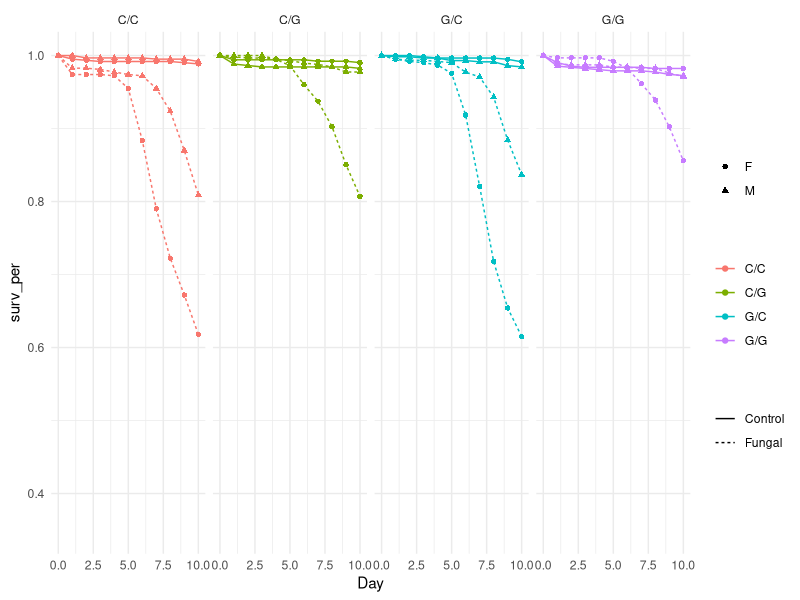
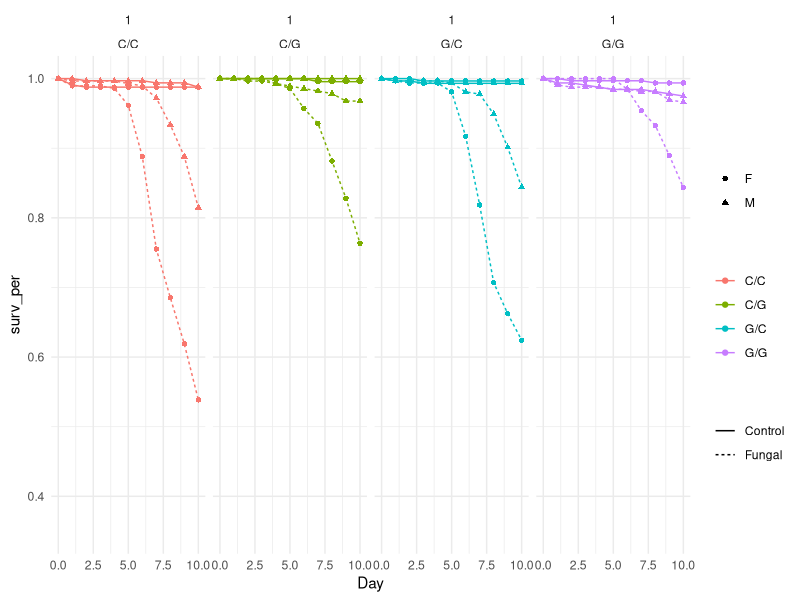
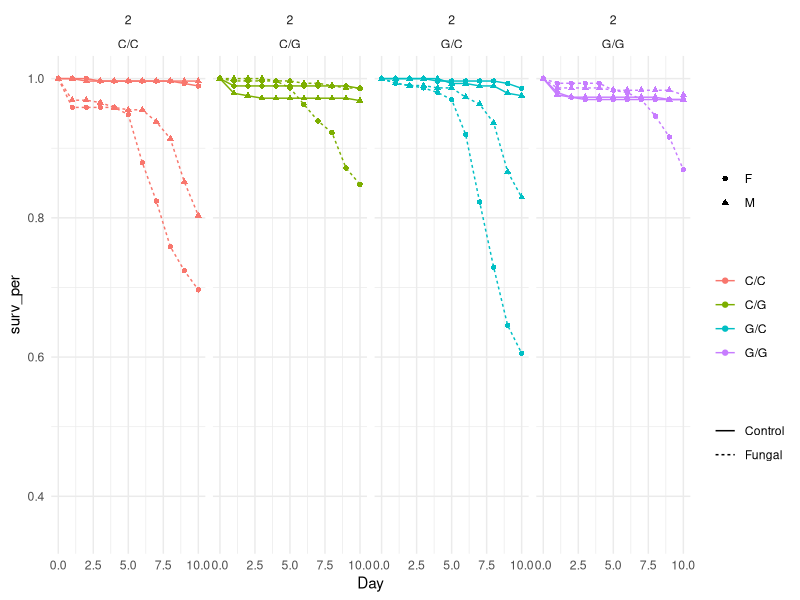

Source code (R) for these figures, in order: (Note: this script raises an error after producing the figures.)
## ---- chunk 1
knitr::opts_chunk$set(
	fig.align = "center",
	fig.pos = "H",
	message = FALSE,
	warning = FALSE,
	external = TRUE,
	echo = TRUE
)
## ---- chunk 2
library(magrittr)
library(tidyverse)
library(reshape2)
library(fastDummies)

library(ggsci)

library(survival)
library(survminer)

cut_off = 10

rep1 = readxl::read_excel("data/SSMI_DietSwitch.xlsx", sheet = 1) %>% na.omit()
rep2 = readxl::read_excel("data/SSMI_DietSwitch.xlsx", sheet = 2) %>% na.omit()
rep3 = readxl::read_excel("data/SSMI_DietSwitch.xlsx", sheet = 3) %>% na.omit()

df = bind_rows(rep1, rep2, rep3) %>% 
  mutate(Diet = gsub(" ", "", Diet, fixed = TRUE),
         Diet = recode(Diet,
                       "Cornmeal,C,C" = "C/C",
                       "Glucose,G,G" = "G/G",
                       "Cornmeal,G,G" = "C/G",
                       "Glucose,C,C" = "G/C")) %>% 
  filter(Diet %in% c("C/C","G/G","C/G","G/C"),
         Day<=cut_off)
# write.csv(df,"DIET 2 raw.csv")
## ---- chunk 3
day_end = df %>% 
  group_by(Population,Diet,Treatment,Sex,Day) %>% 
  summarize(Death = sum(Death), Initial = sum(`Initial density`)) %>% 
  group_by(Population,Diet,Treatment,Sex) %>% 
  mutate(Deaths = cumsum(Death)) %>% 
  ungroup() %>% 
  mutate(surv_per = 1-Deaths/Initial) %>% 
  select(-c(Death,Initial,Deaths))

day_initial = day_end %>% select(-c(Day,surv_per)) %>% 
  unique() %>% 
  mutate(Day=0, surv_per = 1)

goal = bind_rows(day_initial,day_end) %>% 
  ggplot(aes(x=Day, y=surv_per, linetype=Treatment, color=Diet, shape=Sex)) + 
  geom_line() + 
  geom_point() + 
  ylim(0.35,1) +
  labs(linetype="", color="", shape="") +
  theme_minimal()

goal + facet_wrap(~Diet, ncol=4)
## ---- chunk 4
day_end = df %>% 
  group_by(Replicate,Population,Diet,Treatment,Sex,Day) %>% 
  summarize(Death = sum(Death), Initial = sum(`Initial density`)) %>% 
  group_by(Replicate,Population,Diet,Treatment,Sex) %>% 
  mutate(Deaths = cumsum(Death)) %>% 
  ungroup() %>% 
  mutate(surv_per = 1-Deaths/Initial) %>% 
  select(-c(Death,Initial,Deaths))

day_initial = day_end %>% select(-c(Day,surv_per)) %>% 
  unique() %>% 
  mutate(Day=0, surv_per = 1)

bind_rows(day_initial,day_end) %>% 
  filter(Replicate == 1) %>% 
  ggplot(aes(x=Day, y=surv_per, linetype=Treatment, color=Diet, shape=Sex)) + 
  geom_line() + 
  geom_point() + 
  facet_wrap(Replicate~Diet, ncol=4) +
  ylim(0.35,1) +
  labs(linetype="", color="", shape="") +
  theme_minimal()
## ---- chunk 5
bind_rows(day_initial,day_end) %>% 
  filter(Replicate == 2) %>% 
  ggplot(aes(x=Day, y=surv_per, linetype=Treatment, color=Diet, shape=Sex)) + 
  geom_line() + 
  geom_point() + 
  facet_wrap(Replicate~Diet, ncol=4) +
  ylim(0.35,1) +
  labs(linetype="", color="", shape="") +
  theme_minimal()
## ---- chunk 6
bind_rows(day_initial,day_end) %>% 
  filter(Replicate == 3) %>% 
  ggplot(aes(x=Day, y=surv_per, linetype=Treatment, color=Diet, shape=Sex)) + 
  geom_line() + 
  geom_point() + 
  facet_wrap(Replicate~Diet, ncol=4) +
  ylim(0.35,1) +
  labs(linetype="", color="", shape="") +
  theme_minimal()
## ---- chunk 7
n = nrow(df)

# duplicate dead 
dead = df[ rep(c(1:n), df$Death), ] %>% mutate(Death = 1) %>% select(-c(`Initial density`))

# count alive
alive = df %>% 
  group_by(Replicate,Population,Cage_Number,Diet,Treatment,Sex) %>%
  summarise(Deaths = sum(Death), Initial = max(`Initial density`)) %>% 
  ungroup() %>%
  mutate(Alive = Initial - Deaths)

# duplicate alive
n = nrow(alive)
alive = alive[ rep(c(1:n), alive$Alive), ] %>% mutate(Day = cut_off, Death = 0)
alive = alive[c(names(dead))]

# concatenate dead and alive
df = rbind(alive, dead) %>% 
  mutate_at(c("Replicate","Population","Cage_Number","Diet","Treatment","Sex"), function(x) as.factor(x))
## ---- chunk 8
test_replicate = function(diet_type){
  subset = df %>% filter(Diet == diet_type)
  fit = survfit(Surv(Day, Death) ~ Replicate, data = subset)
  # ggsurvplot(fit, surv.median.line = "hv", pval = TRUE)
  pairwise_survdiff(Surv(Day, Death == 1) ~ Replicate, p.adjust.method = "holm", data = subset)
}
## ---- chunk 9
test_replicate("C/C")
## ---- chunk 10
test_replicate("C/G")
## ---- chunk 11
test_replicate("G/C")
## ---- chunk 12
test_replicate("G/G")
## ---- chunk 13
goal
## ---- chunk 14
mod = coxph(Surv(Day, Death) ~ Treatment + Diet + Sex, data = df)
cox.zph(mod)
## ---- chunk 15
mod = coxph(Surv(Day, Death) ~ strata(Treatment) + Diet + Sex, data = df)
pred = survfit(mod)
plot(pred, lty = 1:2, col = c("red","blue"))
## ---- chunk 16
mod = coxph(Surv(Day, Death) ~ Treatment + strata(Diet) + Sex, data = df)
pred = survfit(mod)
plot(pred, lty = 1:2, col = c("red","green","blue","orange","black"))
## ---- chunk 17
mod = coxph(Surv(Day, Death) ~ Treatment + Diet + strata(Sex), data = df)
pred = survfit(mod)
plot(pred, lty = 1:2, col = c("red","blue"))
## ---- chunk 18
# split the data into intervals
a1 = 3; a2 = 8; 
split_time = c(a1,a2)
df2 = survSplit(df, cut=split_time, end="Day", event="Death", start="Start") %>%
  mutate(Diet = gsub(",", "_", Diet)) %>%
  mutate(gt1 = (Start==0)+0, gt2 = (Start==a1)+0, gt3 = (Start==a2)+0,
         Fungal = (Treatment=="Fungal")+0, Female = (Sex=="F")+0) %>% 
  dummy_cols("Diet")
  
# build time-dependent model
mod = coxph(Surv(Start, Day, Death) ~ 
              
              Fungal:gt1 + Fungal:gt2 + Fungal:gt3 +
              Female:gt1 + Female:gt2 + Female:gt3 + 
              
              `Diet_G/G`:gt1 + `Diet_G/G`:gt2 + `Diet_G/G`:gt3 +
              `Diet_G/C`:gt1 + `Diet_G/C`:gt2 + `Diet_G C`:gt3 +
              `Diet_C/G`:gt1 + `Diet_C/G`:gt2 + `Diet_C/G`:gt3 +
              
              Fungal:Female:gt1 + Fungal:Female:gt2 + Fungal:Female:gt3 +
              
              `Diet_G/G`:Fungal:gt1 + `Diet_G/G`:Fungal:gt2 + `Diet_G/G`:Fungal:gt3 +
              `Diet_G/C`:Fungal:gt1 + `Diet_G/C`:Fungal:gt2 + `Diet_G/C`:Fungal:gt3 +
              `Diet_C/G`:Fungal:gt1 + `Diet_C/G`:Fungal:gt2 + `Diet_C/G`:Fungal:gt3 +
            
              `Diet_G/G`:Female:Fungal:gt1 + `Diet_G/G`:Female:Fungal:gt2 + `Diet_G/G`:Female:Fungal:gt3 +
              `Diet_C/G`:Female:Fungal:gt1 + `Diet_C/G`:Female:Fungal:gt2 + `Diet_C/G`:Female:Fungal:gt3,
              
              df2)

# test assumptions again
# cox.zph(mod)
# cox.zph(mod, transform = log)
# summary(mod)
extractAIC(mod)
## ---- chunk 19
a1 = 2; a2 = 4; a3 = 8
split_time = c(a1,a2,a3)
df2 = survSplit(df, cut=split_time, end="Day", event="Death", start="Start") %>%
  mutate(Diet = gsub(",", "_", Diet)) %>%
  mutate(gt1 = (Start==0)+0, gt2 = (Start==a1)+0, gt3 = (Start==a2)+0, gt4 = (Start==a3)+0,
         Fungal = (Treatment=="Fungal")+0, Female = (Sex=="F")+0) %>% 
  dummy_cols("Diet")
  
# build time-dependent model
mod = coxph(Surv(Start, Day, Death) ~ 
              
              Fungal:gt1 + Fungal:gt2 + Fungal:gt3 + Fungal:gt4 +
              Female:gt1 + Female:gt2 + Female:gt3 + Female:gt4 + 
              
              `Diet_G/G`:gt1 + `Diet_G/G`:gt2 + `Diet_G/G`:gt3 + `Diet_G/G`:gt4 +
              `Diet_G/C`:gt1 + `Diet_G/C`:gt2 + `Diet_G C`:gt3 + `Diet_G C`:gt4 + 
              `Diet_C/G`:gt1 + `Diet_C/G`:gt2 + `Diet_C/G`:gt3 + `Diet_C/G`:gt4 +
              
              Fungal:Female:gt1 + Fungal:Female:gt2 + Fungal:Female:gt3 + Fungal:Female:gt4 +
              
              `Diet_G/G`:Fungal:gt1 + `Diet_G/G`:Fungal:gt2 + `Diet_G/G`:Fungal:gt3 + `Diet_G/G`:Fungal:gt4 +
              `Diet_G/C`:Fungal:gt1 + `Diet_G/C`:Fungal:gt2 + `Diet_G/C`:Fungal:gt3 + `Diet_G/C`:Fungal:gt4 +
              `Diet_C/G`:Fungal:gt1 + `Diet_C/G`:Fungal:gt2 + `Diet_C/G`:Fungal:gt3 + `Diet_C/G`:Fungal:gt4 +
            
              `Diet_G/G`:Female:Fungal:gt1 + `Diet_G/G`:Female:Fungal:gt2 + `Diet_G/G`:Female:Fungal:gt3 +
              `Diet_G/G`:Female:Fungal:gt4 +
              `Diet_C/G`:Female:Fungal:gt1 + `Diet_C/G`:Female:Fungal:gt2 + `Diet_C/G`:Female:Fungal:gt3 +
              `Diet_C/G`:Female:Fungal:gt4,
              
              df2)

# test assumptions again
# cox.zph(mod)
# cox.zph(mod, transform = log)
# summary(mod)
extractAIC(mod)
## ---- chunk 20
beta = coef(mod)
diff = c(1,0,0, # fungal
         0,0,0, # female
         
         0,0,0, # g_g
         0,0,0, # g_c
         1,0,0, # c_g

         1,0,0, # female fungal
         
         0,0,0, # g_g fungal
         0,0,0, # g_c fungal
         1,0,0, # c_g fungal
    
         0,0,0, # female g_g fungal
         1,0,0  # female c_g fungal
         )

t_obs = (beta%*%diff) / sqrt(t(diff) %*% vcov(mod) %*% diff)
c(exp(beta%*%diff),
2*(1-pt(abs(t_obs), length(beta))))
## ---- chunk 21
get_interaction = function(data){
  data %>% 
    mutate(
      t1_fun=Fungal*gt1, t2_fun=Fungal*gt2, t3_fun=Fungal*gt3,
      t1_fem=Female*gt1, t2_fem=Female*gt2, t3_fem=Female*gt3,
 
      t1_gg=`Diet_G/G`*gt1, t2_gg=`Diet_G/G`*gt2, t3_gg=`Diet_G/G`*gt3,
      t1_gc=`Diet_G/C`*gt1, t2_gc=`Diet_G/C`*gt2, t3_gc=`Diet_G/C`*gt3, 
      t1_cg=`Diet_C/G`*gt1, t2_cg=`Diet_C/G`*gt2, t3_cg=`Diet_C/G`*gt3, 
      
      ff1=Fungal*Female*gt1, ff2=Fungal*Female*gt2, ff3=Fungal*Female*gt3, 
    
      f1_gg=Fungal*`Diet_G/G`*gt1, f2_gg=Fungal*`Diet_G/G`*gt2, f3_gg=Fungal*`Diet_G/G`*gt3,
      f1_gc=Fungal*`Diet_G/C`*gt1, f2_gc=Fungal*`Diet_G/C`*gt2, f3_gc=Fungal*`Diet_G/C`*gt3, 
      f1_cg=Fungal*`Diet_C/G`*gt1, f2_cg=Fungal*`Diet_C/G`*gt2, f3_cg=Fungal*`Diet_C/G`*gt3, 
    
      ff1_gc=Fungal*Female*`Diet_G/C`*gt1, ff2_gc=Fungal*Female*`Diet_G/C`*gt2, ff3_gc=Fungal*Female*`Diet_G/C`*gt3, 
      ff1_cg=Fungal*Female*`Diet_C/G`*gt1, ff2_cg=Fungal*Female*`Diet_C/G`*gt2, ff3_cg=Fungal*Female*`Diet_C/G`*gt3, 
  )
}

get_time_data = function(data){
  data = survSplit(data, cut=split_time, end="Day", event="Death", start="Start") %>% 
    mutate(Diet = gsub(",", "_", Diet),
           gt1=(Start==0)+0, gt2=(Start==a1)+0, gt3=(Start==a2)+0, 
           Fungal = (Treatment=="Fungal")+0, Female = (Sex=="F")+0) %>% 
    dummy_cols("Diet") %>% get_interaction()
  return(data)
}

category = ungroup(df) %>% select(Treatment,Sex,Diet) %>% unique() %>% set_rownames(NULL) %>%
   mutate(Diet = gsub(",", "_", Diet), Fungal = (Treatment=="Fungal")+0, Female = (Sex=="F")+0) %>% 
  dummy_cols("Diet")

time_intervals = data.frame(Start=c(0,a1,a2), Day=c(a1,a2,12), 
                            gt1=c(1,0,0), gt2=c(0,1,0), gt3=c(0,0,1),
                            Death=0)

pred_surv = function(data){
  mod = coxph(Surv(Start, Day, Death) ~ 
                t1_fun + t2_fun + t3_fun + 
                t1_fem + t2_fem + t3_fem +
                
                t1_gg + t2_gg + t3_gg +
                t1_gc + t2_gc + t3_gc + 
                t1_cg + t2_cg + t3_cg +
                
                ff1 + ff2 + ff3 + 
                
                f1_gg + f2_gg + f3_gg +
                f1_gc + f2_gc + f3_gc + 
                f1_cg + f2_cg + f3_cg +
                
                ff1_gc + ff2_gc + ff3_gc + 
                ff1_cg + ff2_cg + ff3_cg,
              data = get_time_data(data))
  
  surv = c()
  for (i in 1:nrow(category)){
    test = category[rep(i,nrow(time_intervals)),] %>%
      bind_cols(time_intervals) %>%
      get_interaction()
    time = summary(survfit(mod, newdata = test, individual = TRUE))$time
    insert = setdiff(1:12, time)
    time = c(time, insert)
    est = c(1, summary(survfit(mod, newdata = test, individual = TRUE))$surv,
            rep(NA, length(insert)))
    surv_i = data.frame(category[i,], est, day = c(0,time)) %>% arrange(day)
    surv = rbind(surv, surv_i)
  }
  return(surv)
}

est = pred_surv(df) 
## ---- chunk 22
B = 200
bound = 0.95

# function to extract bounds
ci_calculator = function(data){
  ci = data.frame(lower = as.numeric(), upper = as.numeric())
  for (i in 1:(max(data$Day)+1)) {
    ci[i,1] = quantile(data$est[data$Day == (i-1)], (1-bound)/2, na.rm = TRUE)
    ci[i,2] = quantile(data$est[data$Day == (i-1)], (1+bound)/2, na.rm = TRUE)
  }
  return(ci)
}

dff = df %>% mutate(Diet = gsub(",", "_", Diet), Fungal = (Treatment=="Fungal")+0, Female = (Sex=="F")+0) %>% 
  dummy_cols("Diet")

# repeat B times
dummy = c()
for (i in 1:B){
  dummy_i = c()
  for (j in 1:nrow(category)){
    dummy_ij = merge(dff, category[j,])
    a = nrow(dummy_ij)
    rows_to_take = sample(a, a, replace = TRUE)
    dummy_i = rbind(dummy_i, dummy_ij[rows_to_take,])
    }
  dummy_i = pred_surv(dummy_i)
  dummy = bind_rows(dummy, dummy_i)
}

# get confidence intervals
survs = c()
for (i in 1:nrow(category)){
  ci = merge(dummy, category[i,]) %>% mutate(Day=day) %>% ci_calculator()
  surv = merge(est, category[i,]) %>% arrange(day)
  surv = cbind(surv, ci)
  survs = rbind(survs, surv)
}

# recode labels
df_plot = survs %>% 
  mutate(Treatment = ifelse(Fungal==1, "Fungal","Control"), 
         Sex = ifelse(Female==1, "Female","Male"))
# write.csv(df_plot, "DIET 2 bootstrap.csv")
## ---- chunk 23
goal + labs(y="Survival Percent") + 
  facet_wrap(Treatment~Sex)
## ---- chunk 24
df_plot %>% 
  na.omit() %>% 
  ggplot(aes(x=day, y=est, ymin=lower, ymax=upper, linetype=Treatment, color=Diet, shape=Sex)) +
  geom_line() + 
  geom_point() +
  # geom_errorbar(width=0.3, alpha=0.7) +
  ylim(0.35,1) +
  scale_linetype_manual(values = c("Control"="dashed","Fungal"="solid")) +
  labs(linetype="", color="", shape="", y="Survival Probabilities") +
  theme_minimal() + 
  facet_wrap(~Sex)
